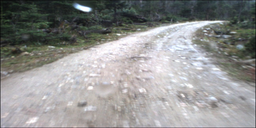
#> input picture data/imgs/0618.png, 256 x 128 px, shrunk from 500 x 250 before the run
$ jupyter execute main.ipynb
#> lines starting #> are read from the running program, lines starting #| are printed output that depends on the picture
[cell 1]
import cv2
import numpy as np
import matplotlib.pyplot as plt
from sklearn.manifold import Isomap,LocallyLinearEmbedding
from sklearn.cluster import KMeans
from skimage.transform import resize
from sklearn.metrics import silhouette_score, calinski_harabasz_score, davies_bouldin_score

[cell 2]
image_path = '../../data/imgs/0618.png'
image = cv2.imread(image_path)
#> image is the input picture: shape (128, 256, 3); mean B, G, R 144, 145, 144.7
if image is None:
    print("image read error")
else:
    # 将BGR转换为RGB
    image_RGB = cv2.cvtColor(image, cv2.COLOR_BGR2RGB)
    image_LAB = cv2.cvtColor(image,cv2.COLOR_RGB2LAB)
#> image_LAB: shape (128, 256, 3); mean of channels 0, 1, 2 150.5, 127.4, 128.3
    image_HSV = cv2.cvtColor(image,cv2.COLOR_RGB2HSV)
#> image_HSV: shape (128, 256, 3); mean H, S, V 84, 22.3, 149.3

[cell 3]
# 使用LLE降维（从3维到2维）
lle = LocallyLinearEmbedding(n_neighbors=75, n_components=2, method='standard')
original_shape = image.shape
#> original_shape = (128, 256, 3)
# RGB
image_resized_RGB = resize(image_RGB, (image_RGB.shape[0] // 2, image_RGB.shape[1] // 2), anti_aliasing=True)
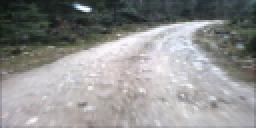
#> image_resized_RGB: shape (64, 128, 3) float64 (shown 2 times larger); mean R, G, B 0.568, 0.569, 0.565
image_flat_lle_RGB = image_resized_RGB.reshape(-1, 3)
image_reduced_lle_RGB = lle.fit_transform(image_flat_lle_RGB)
#> image_reduced_lle_RGB = 8192 pairs, first value -0.0217 to 0.0185, second value -0.0202 to 0.0363
# LAB
image_resized_LAB = resize(image_LAB, (image_LAB.shape[0] // 2, image_LAB.shape[1] // 2), anti_aliasing=True)
#> image_resized_LAB: shape (64, 128, 3) float64; mean of channels 0, 1, 2 0.59, 0.5, 0.503
image_flat_lle_LAB = image_resized_LAB.reshape(-1, 3)
image_reduced_lle_LAB = lle.fit_transform(image_flat_lle_LAB)
#> image_reduced_lle_LAB = 8192 pairs, first value -0.0177 to 0.0234, second value -0.019 to 0.0431
# HSV
image_resized_HSV = resize(image_HSV, (image_HSV.shape[0] // 2, image_HSV.shape[1] // 2), anti_aliasing=True)
#> image_resized_HSV: shape (64, 128, 3) float64; mean H, S, V 0.329, 0.0874, 0.586
image_flat_lle_HSV = image_resized_HSV.reshape(-1, 3)
image_reduced_lle_HSV = lle.fit_transform(image_flat_lle_HSV)
